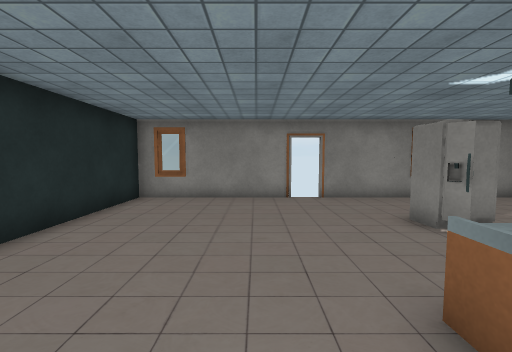
view 1 (above)

20 first-person views from a walk through a 3-D level made in the Unity game engine. The camera is 1.2 m above the floor, tilts 4° down and sees 90° across. The floor is counted in squares, 0.8 m on a side. Each view is taken from the middle of a square. On the plan, view 1 faces up. The plan holds only what a view shows up to about 14 squares ahead; the rest is blank. The place goes on beyond the plan. The player is left out. Some animated figures are not drawn. Door leaves are left out, so doorways stand open. Some surface patterns are stand-ins.

view 2
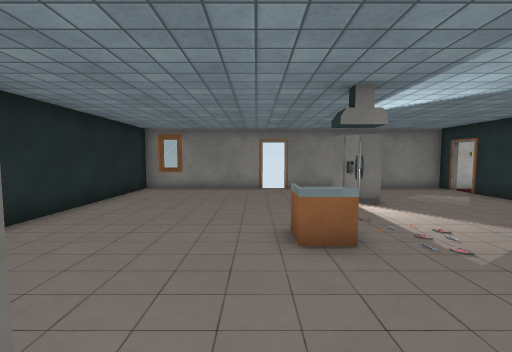

view 3
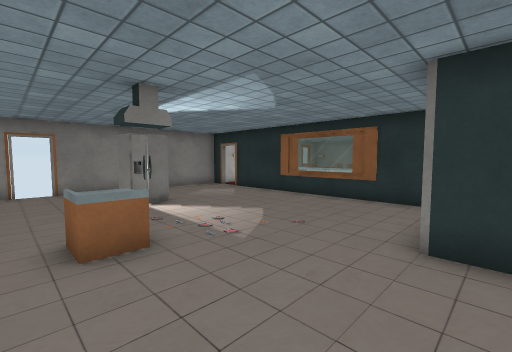

view 4
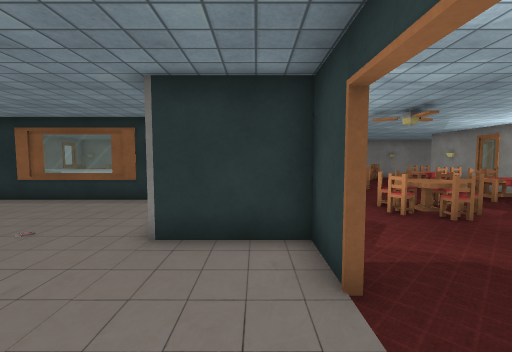

view 5
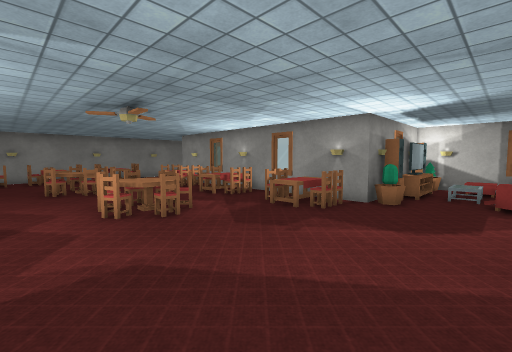

view 6
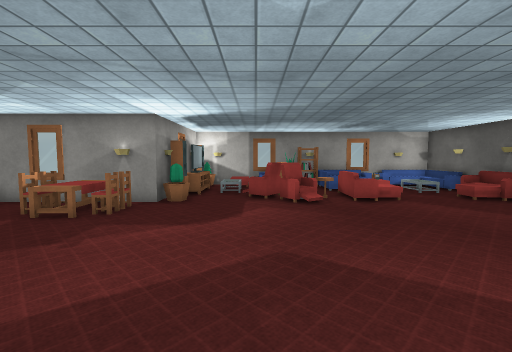

view 7
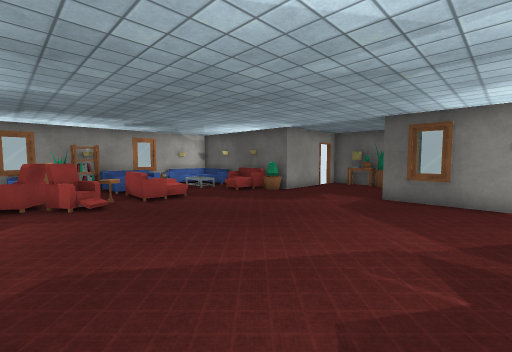

view 8
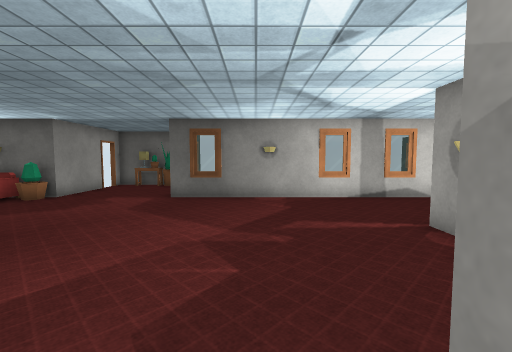

view 9
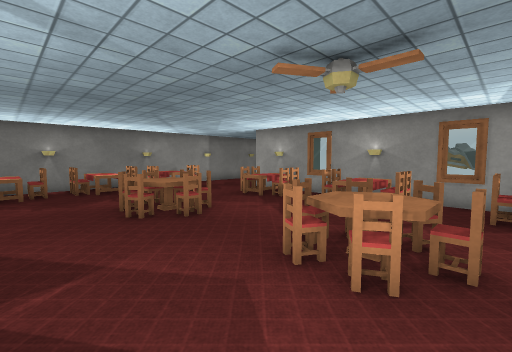

view 10
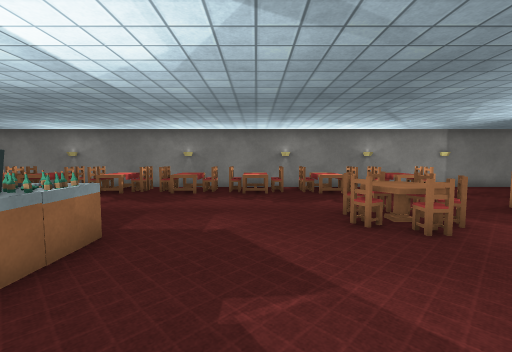

view 11
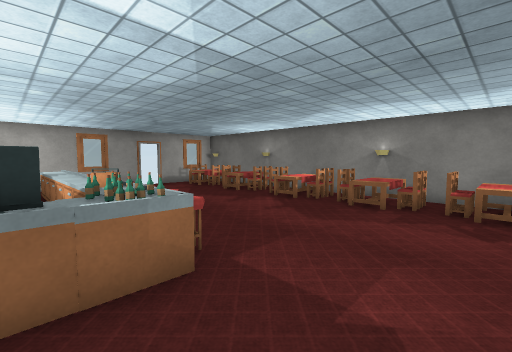

view 12
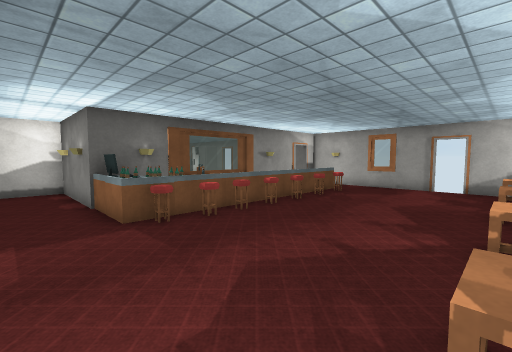

view 13
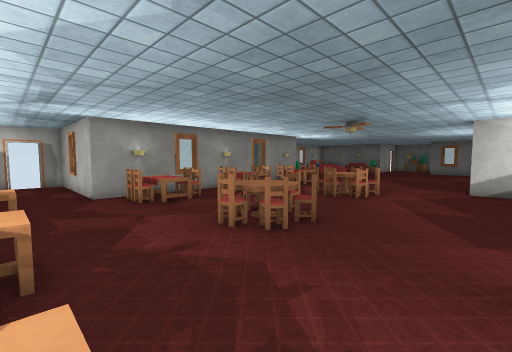

view 14
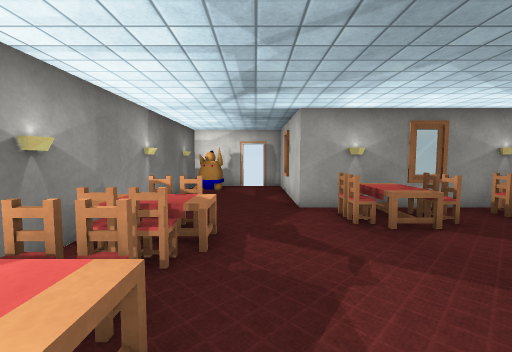

view 15
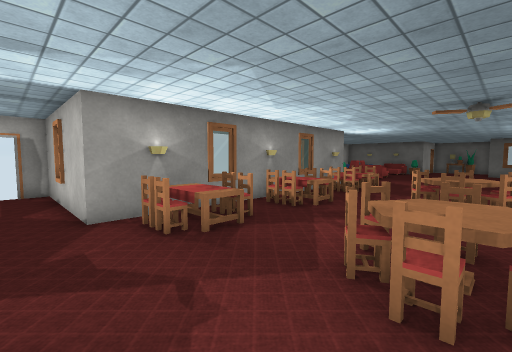

view 16
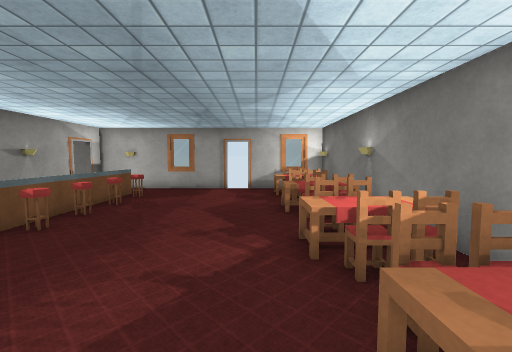

view 17
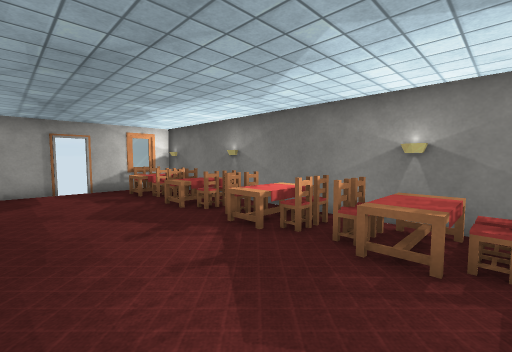

view 18
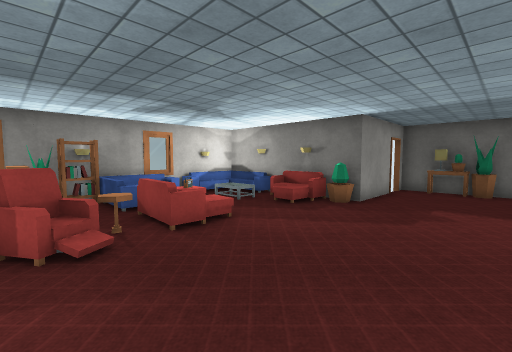

view 19
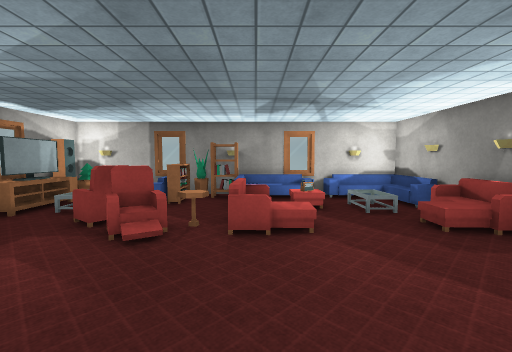

view 20
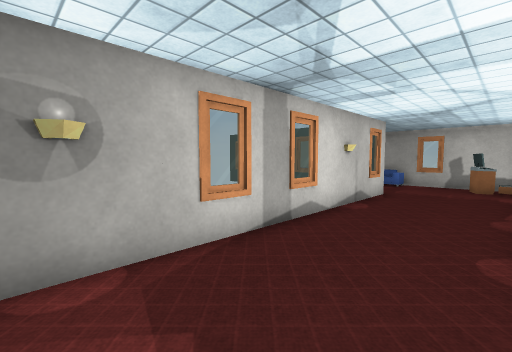

### Floor plan
Points are (right, up) in squares from view 1. A wall is a line through its corners. A room is listed if a view was taken in it or the views show most of it. See-through windows are left out.
Room 1 (views 1, 2, 3, 4)
walls: (3.7, -5) (5.6, -5) (5.6, -2); (10.2, -1.1) (10.2, 7.9); (10.2, 8.9) (10.2, 9.8); (9.9, 9.7) (-4.5, 9.7) (-4.5, 2.4)
ways out: open door at (2.3, -4.7) to room 2; open door at (10, 8.5) to room 2; open door at (1.5, 10)
objects: other object (2, 2); other object (4, 5) to (5, 6)
Room 2 (views 5, 6, 7, 8, 9, 10, 11, 12, 13, 14, 15, 16, 17, 18, 19, 20)
walls: (0.3, -5.1) (-0.2, -5.1); (4.4, -15.5) (4.4, -14.7) (16.7, -14.7) (16.7, -20.6) (17.6, -20.6); (-3.8, -2.1) (-4.6, -2.1); (10.3, 7.9) (10.3, -2.1) (5.7, -2.1) (5.7, -5.3); (10.3, 9.7) (10.3, 8.9); (20.9, -10.8) (21.2, -10.4); (-8.8, 5.4) (-8.8, -9.4); (-11.9, -13.6) (-8.8, -13.6) (-8.8, -20.6) (4.4, -20.6); (-4.9, 9.7) (-9.1, 9.7); (-13.4, -9.9) (-13.4, -13.6) (-12.8, -13.6); (18.6, -20.6) (21.3, -20.6) (21.3, 9.7) (9.9, 9.7)
ways out: open door at (2.3, -4.7) to room 1; open door at (10, 8.5) to room 1; open door at (-12.5, -14); open door at (-12.5, -9); open door at (17, 10); gap at (18.5, -21)
objects: other object (-13, -12); other object (-13, -11); other object (-8, -18); other object (-8, -15); other object (-7, -15); other object (-6, 8); other object (-3, -18); other object (-3, -17); other object (-3, -15); other object (-2, -20); other object (-2, -16) to (-1, -16); other object (-1, -20); other object (-1, -20) to (0, -19); other object (0, -18); other object (0, -16) to (1, -16); other object (0, -15); other object (4, -20); other object (4, -19); other object (4, -18) to (4, -17); other object (4, -16); other object (4, -15); other object (6, -12); other object (7, -14); other object (7, -13); other object (7, -9); other object (8, -10) to (9, -8); other object (9, -14); other object (9, -13); other object (10, -14) to (11, -13); other object (10, -9); other object (11, -2); other object (12, -14); other object (12, -2) to (13, -2); other object (12, -1) to (13, 0); other object (12, 0); other object (12, 1) to (13, 1); other object (12, 2) to (13, 2); other object (12, 3) to (13, 3); other object (12, 4) to (13, 4); other object (12, 5) to (13, 6); other object (12, 7) to (13, 7); other object (13, -14); other object (13, -13); other object (13, -9) to (15, -8); other object (14, -14) to (15, -13); other object (14, -7); other object (15, -7); other object (16, -14); other object (16, -13); other object (19, -13); other object (19, -12) to (20, -11); other object (19, -10); other object (19, -9) to (20, -8); other object (19, -7); other object (19, -6); other object (19, -6) to (20, -4); other object (19, -2) to (20, -2); other object (19, 1) to (20, 2); other object (19, 4) to (20, 5); other object (19, 6); other object (19, 9); other object (20, -20) to (20, -19); other object (20, -13); other object (20, -10); other object (20, -7); other object (20, -3); other object (20, -1); other object (20, 0); other object (20, 3); other object (20, 6); other object (20, 7); other object (20, 9)

Positions as (right, up) in squares from view 1, and headings:
1: (0, 0), facing up
2: (1, -3), facing up
3: (1, -3), facing up-right
4: (1, -4), facing right
5: (1, -6), facing down-right
6: (1, -6), facing down
7: (1, -6), facing down-left
8: (1, -6), facing left
9: (7, -5), facing down-right
10: (8, -5), facing right
11: (11, -5), facing up-right
12: (19, -4), facing up-left
13: (19, -4), facing down-left
14: (18, -7), facing down
15: (18, -8), facing down-left
16: (18, -3), facing up
17: (15, -3), facing up-right
18: (0, -10), facing down-left
19: (-3, -10), facing down
20: (-5, -6), facing up-left
